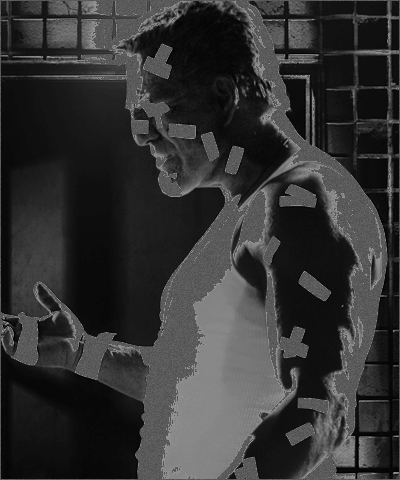
%> input picture SC.png, 400 x 480 px
$ octave Task2.m   (GNU Octave 9; MATLAB toolbox functions it lacks are replaced by stand-ins)
%> lines starting %> are read from the running program, lines starting %| are printed output that depends on the picture
% MATLAB script for Assessment Item-1
% Task-2
clear; close all; clc;
I = imread('SC.png');
%> I is the input picture: size 480x400 uint8; min 0, max 150, mean 51.8
%%imshow(I);
%imagesc(I);
image(I);
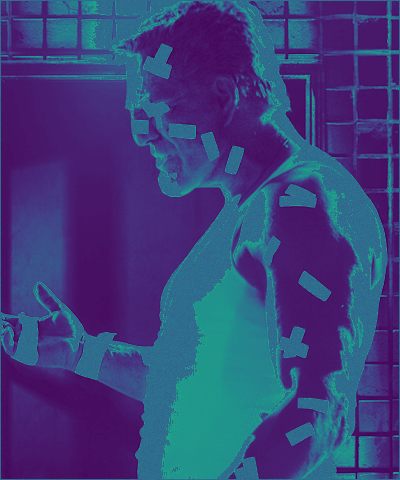
%> displayed picture: size 480x400x3, on the screen's scale of 0 to 255; mean R, G, B 60.4, 64.6, 123.1

[row, col] = size (I);
%> row = 480; col = 400

A=80; B = 100; C=220;

for i = 1:row
    for j = 1:col
        if I(i,j)>=A &&(I(i,j)<=B)

        I(i,j) =  C;
        end

    end
end
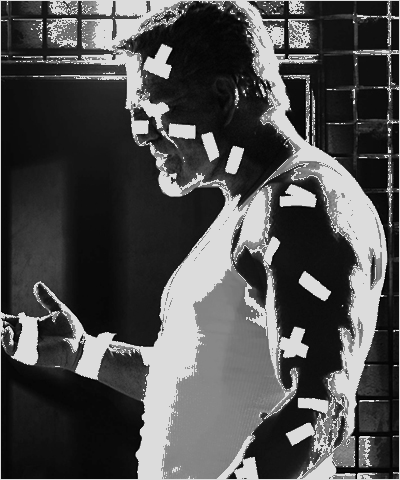
%> I: size 480x400 uint8; min 0, max 220, mean 78.3
imshow(I)

$ run again, with Noisy.png copied over SC.png
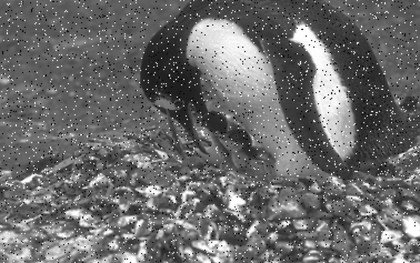
%> input picture Noisy.png, 420 x 263 px, shrunk from 756 x 474 before the run
%> I is the input picture: size 263x420x3 uint8; min 0, max 255, mean 107.4
%> after the loop `for i = 1:row`:
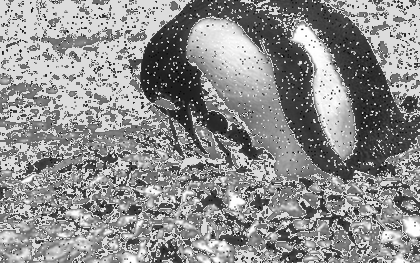
%> I: size 263x420x3 uint8; min 0, max 255, mean 142.6
